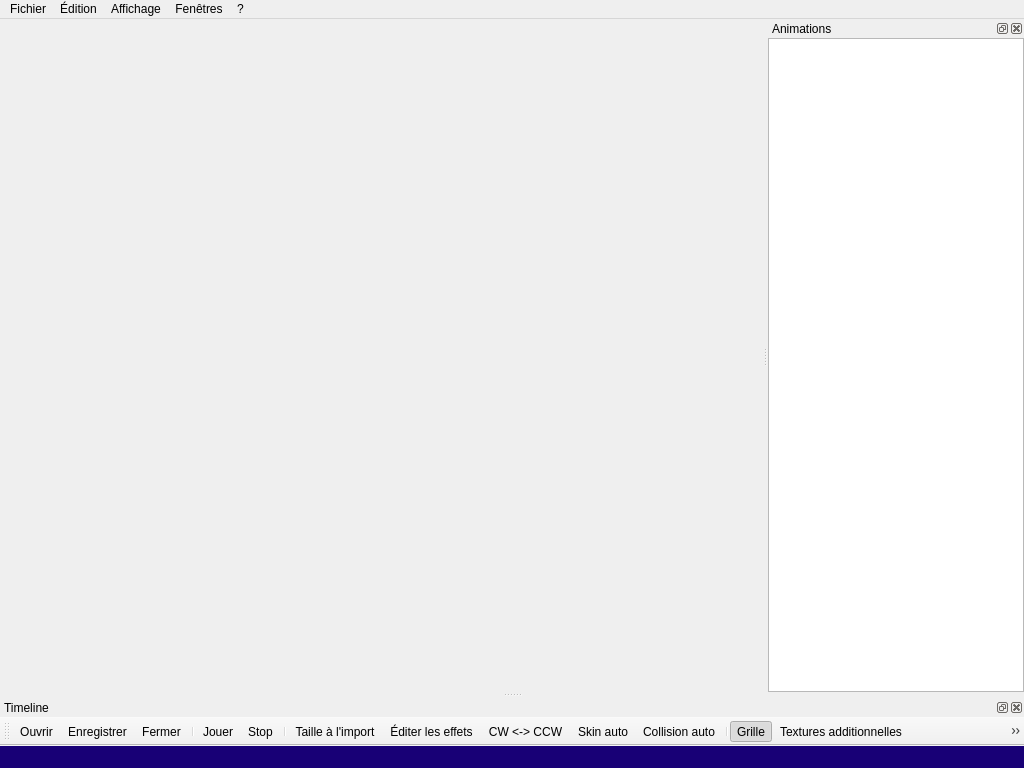
<?xml version="1.0" encoding="UTF-8"?>
<ui version="4.0">
 <class>MainFrameClass</class>
 <widget class="QMainWindow" name="MainFrameClass">
  <property name="geometry">
   <rect>
    <x>0</x>
    <y>0</y>
    <width>1024</width>
    <height>768</height>
   </rect>
  </property>
  <property name="minimumSize">
   <size>
    <width>400</width>
    <height>300</height>
   </size>
  </property>
  <property name="acceptDrops">
   <bool>true</bool>
  </property>
  <property name="windowTitle">
   <string>ModelEditor</string>
  </property>
  <property name="windowIcon">
   <iconset resource="MainFrame.qrc">
    <normaloff>:/MainFrame/Resources/ModelEditor.png</normaloff>:/MainFrame/Resources/ModelEditor.png</iconset>
  </property>
  <widget class="QWidget" name="centralWidget"/>
  <widget class="QMenuBar" name="menuBar">
   <property name="geometry">
    <rect>
     <x>0</x>
     <y>0</y>
     <width>1024</width>
     <height>26</height>
    </rect>
   </property>
   <widget class="QMenu" name="menuFichier">
    <property name="title">
     <string>Fichier</string>
    </property>
    <addaction name="actionOuvrir"/>
    <addaction name="actionEnregistrer"/>
    <addaction name="actionFermer"/>
    <addaction name="separator"/>
    <addaction name="actionQuitter"/>
   </widget>
   <widget class="QMenu" name="menu_dition">
    <property name="title">
     <string>Édition</string>
    </property>
    <addaction name="action_diter_les_effets"/>
    <addaction name="actionCW_CCW"/>
    <addaction name="actionSkin_auto"/>
    <addaction name="actionCollision_auto"/>
    <addaction name="actionTaille_l_import"/>
    <addaction name="separator"/>
    <addaction name="actionGuide_d_import"/>
    <addaction name="separator"/>
    <addaction name="actionGetRelyOn"/>
   </widget>
   <widget class="QMenu" name="menuAffichage">
    <property name="title">
     <string>Affichage</string>
    </property>
    <widget class="QMenu" name="menuLangage">
     <property name="title">
      <string>Langage</string>
     </property>
     <property name="icon">
      <iconset resource="MainFrame.qrc">
       <normaloff>:/MainFrame/Resources/language.png</normaloff>:/MainFrame/Resources/language.png</iconset>
     </property>
     <addaction name="actionFran_ais"/>
     <addaction name="actionEnglish"/>
     <addaction name="actionDeutsch"/>
    </widget>
    <addaction name="actionGrille"/>
    <addaction name="actionCouleur_du_fond"/>
    <addaction name="actionVolume_sonore"/>
    <addaction name="separator"/>
    <addaction name="actionTextures_additionnelles"/>
    <addaction name="actionObjet_de_collision"/>
    <addaction name="actionOs"/>
    <addaction name="actionModel_de_r_f_rence"/>
    <addaction name="separator"/>
    <addaction name="actionJouer"/>
    <addaction name="actionStop"/>
    <addaction name="separator"/>
    <addaction name="actionLOD_0"/>
    <addaction name="actionLOD_1"/>
    <addaction name="actionLOD_2"/>
    <addaction name="separator"/>
    <addaction name="actionSolide"/>
    <addaction name="actionLigne"/>
    <addaction name="actionPoint"/>
    <addaction name="separator"/>
    <addaction name="menuLangage"/>
    <addaction name="actionPlein_cran"/>
   </widget>
   <widget class="QMenu" name="menu">
    <property name="title">
     <string>?</string>
    </property>
    <addaction name="action_propos"/>
    <addaction name="actionQt"/>
   </widget>
   <widget class="QMenu" name="menuFen_tres">
    <property name="title">
     <string>Fenêtres</string>
    </property>
   </widget>
   <addaction name="menuFichier"/>
   <addaction name="menu_dition"/>
   <addaction name="menuAffichage"/>
   <addaction name="menuFen_tres"/>
   <addaction name="menu"/>
  </widget>
  <widget class="QStatusBar" name="statusBar">
   <property name="styleSheet">
    <string notr="true">background-color: #180076;</string>
   </property>
  </widget>
  <widget class="QToolBar" name="mainToolBar">
   <property name="windowTitle">
    <string>Barre d'outils</string>
   </property>
   <attribute name="toolBarArea">
    <enum>BottomToolBarArea</enum>
   </attribute>
   <attribute name="toolBarBreak">
    <bool>false</bool>
   </attribute>
   <addaction name="actionOuvrir"/>
   <addaction name="actionEnregistrer"/>
   <addaction name="actionFermer"/>
   <addaction name="separator"/>
   <addaction name="actionJouer"/>
   <addaction name="actionStop"/>
   <addaction name="separator"/>
   <addaction name="actionTaille_l_import"/>
   <addaction name="action_diter_les_effets"/>
   <addaction name="actionCW_CCW"/>
   <addaction name="actionSkin_auto"/>
   <addaction name="actionCollision_auto"/>
   <addaction name="separator"/>
   <addaction name="actionGrille"/>
   <addaction name="actionTextures_additionnelles"/>
   <addaction name="actionObjet_de_collision"/>
   <addaction name="actionOs"/>
   <addaction name="actionModel_de_r_f_rence"/>
   <addaction name="separator"/>
   <addaction name="actionSolide"/>
   <addaction name="actionLigne"/>
   <addaction name="actionPoint"/>
   <addaction name="separator"/>
   <addaction name="actionLOD_0"/>
   <addaction name="actionLOD_1"/>
   <addaction name="actionLOD_2"/>
   <addaction name="separator"/>
   <addaction name="actionVolume_sonore"/>
  </widget>
  <widget class="QDockWidget" name="dockTimeline">
   <property name="allowedAreas">
    <set>Qt::BottomDockWidgetArea|Qt::TopDockWidgetArea</set>
   </property>
   <property name="windowTitle">
    <string>Timeline</string>
   </property>
   <attribute name="dockWidgetArea">
    <number>8</number>
   </attribute>
   <widget class="QWidget" name="dockWidgetContents"/>
  </widget>
  <widget class="QDockWidget" name="dockAnimations">
   <property name="allowedAreas">
    <set>Qt::LeftDockWidgetArea|Qt::RightDockWidgetArea</set>
   </property>
   <property name="windowTitle">
    <string>Animations</string>
   </property>
   <attribute name="dockWidgetArea">
    <number>2</number>
   </attribute>
   <widget class="QWidget" name="dockWidgetContents_2">
    <layout class="QHBoxLayout" name="horizontalLayout">
     <property name="spacing">
      <number>0</number>
     </property>
     <property name="leftMargin">
      <number>0</number>
     </property>
     <property name="topMargin">
      <number>0</number>
     </property>
     <property name="rightMargin">
      <number>0</number>
     </property>
     <property name="bottomMargin">
      <number>0</number>
     </property>
     <item>
      <widget class="QListView" name="motionList">
       <property name="maximumSize">
        <size>
         <width>16777215</width>
         <height>16777215</height>
        </size>
       </property>
       <property name="editTriggers">
        <set>QAbstractItemView::NoEditTriggers</set>
       </property>
       <property name="uniformItemSizes">
        <bool>true</bool>
       </property>
      </widget>
     </item>
    </layout>
   </widget>
  </widget>
  <action name="action_propos">
   <property name="icon">
    <iconset resource="MainFrame.qrc">
     <normaloff>:/MainFrame/Resources/about.png</normaloff>:/MainFrame/Resources/about.png</iconset>
   </property>
   <property name="text">
    <string>À propos</string>
   </property>
  </action>
  <action name="actionQt">
   <property name="icon">
    <iconset resource="MainFrame.qrc">
     <normaloff>:/MainFrame/Resources/about.png</normaloff>:/MainFrame/Resources/about.png</iconset>
   </property>
   <property name="text">
    <string>Qt</string>
   </property>
  </action>
  <action name="actionOuvrir">
   <property name="icon">
    <iconset resource="MainFrame.qrc">
     <normaloff>:/MainFrame/Resources/open.png</normaloff>:/MainFrame/Resources/open.png</iconset>
   </property>
   <property name="text">
    <string>Ouvrir</string>
   </property>
  </action>
  <action name="actionFermer">
   <property name="icon">
    <iconset resource="MainFrame.qrc">
     <normaloff>:/MainFrame/Resources/close.png</normaloff>:/MainFrame/Resources/close.png</iconset>
   </property>
   <property name="text">
    <string>Fermer</string>
   </property>
  </action>
  <action name="actionQuitter">
   <property name="icon">
    <iconset resource="MainFrame.qrc">
     <normaloff>:/MainFrame/Resources/quit.png</normaloff>:/MainFrame/Resources/quit.png</iconset>
   </property>
   <property name="text">
    <string>Quitter</string>
   </property>
  </action>
  <action name="action_diter_les_effets">
   <property name="icon">
    <iconset resource="MainFrame.qrc">
     <normaloff>:/MainFrame/Resources/settings.png</normaloff>:/MainFrame/Resources/settings.png</iconset>
   </property>
   <property name="text">
    <string>Éditer les effets</string>
   </property>
  </action>
  <action name="actionGrille">
   <property name="checkable">
    <bool>true</bool>
   </property>
   <property name="checked">
    <bool>true</bool>
   </property>
   <property name="icon">
    <iconset resource="MainFrame.qrc">
     <normaloff>:/MainFrame/Resources/grid.png</normaloff>:/MainFrame/Resources/grid.png</iconset>
   </property>
   <property name="text">
    <string>Grille</string>
   </property>
  </action>
  <action name="actionTextures_additionnelles">
   <property name="icon">
    <iconset resource="MainFrame.qrc">
     <normaloff>:/MainFrame/Resources/texture.png</normaloff>:/MainFrame/Resources/texture.png</iconset>
   </property>
   <property name="text">
    <string>Textures additionnelles</string>
   </property>
  </action>
  <action name="actionJouer">
   <property name="checkable">
    <bool>true</bool>
   </property>
   <property name="icon">
    <iconset resource="MainFrame.qrc">
     <normaloff>:/MainFrame/Resources/play.png</normaloff>
     <normalon>:/MainFrame/Resources/pause.png</normalon>:/MainFrame/Resources/play.png</iconset>
   </property>
   <property name="text">
    <string>Jouer</string>
   </property>
  </action>
  <action name="actionStop">
   <property name="icon">
    <iconset resource="MainFrame.qrc">
     <normaloff>:/MainFrame/Resources/stop.png</normaloff>:/MainFrame/Resources/stop.png</iconset>
   </property>
   <property name="text">
    <string>Stop</string>
   </property>
  </action>
  <action name="actionLOD_0">
   <property name="checkable">
    <bool>true</bool>
   </property>
   <property name="checked">
    <bool>true</bool>
   </property>
   <property name="icon">
    <iconset resource="MainFrame.qrc">
     <normaloff>:/MainFrame/Resources/lod1.png</normaloff>:/MainFrame/Resources/lod1.png</iconset>
   </property>
   <property name="text">
    <string>LOD 0</string>
   </property>
  </action>
  <action name="actionLOD_1">
   <property name="checkable">
    <bool>true</bool>
   </property>
   <property name="icon">
    <iconset resource="MainFrame.qrc">
     <normaloff>:/MainFrame/Resources/lod2.png</normaloff>:/MainFrame/Resources/lod2.png</iconset>
   </property>
   <property name="text">
    <string>LOD 1</string>
   </property>
  </action>
  <action name="actionLOD_2">
   <property name="checkable">
    <bool>true</bool>
   </property>
   <property name="icon">
    <iconset resource="MainFrame.qrc">
     <normaloff>:/MainFrame/Resources/lod3.png</normaloff>:/MainFrame/Resources/lod3.png</iconset>
   </property>
   <property name="text">
    <string>LOD 2</string>
   </property>
  </action>
  <action name="actionEnregistrer">
   <property name="icon">
    <iconset resource="MainFrame.qrc">
     <normaloff>:/MainFrame/Resources/save_as.png</normaloff>:/MainFrame/Resources/save_as.png</iconset>
   </property>
   <property name="text">
    <string>Enregistrer</string>
   </property>
  </action>
  <action name="actionGuide_d_import">
   <property name="icon">
    <iconset resource="MainFrame.qrc">
     <normaloff>:/MainFrame/Resources/about.png</normaloff>:/MainFrame/Resources/about.png</iconset>
   </property>
   <property name="text">
    <string>Guide d'import</string>
   </property>
  </action>
  <action name="actionPlein_cran">
   <property name="checkable">
    <bool>true</bool>
   </property>
   <property name="icon">
    <iconset resource="MainFrame.qrc">
     <normaloff>:/MainFrame/Resources/fullscreen.png</normaloff>:/MainFrame/Resources/fullscreen.png</iconset>
   </property>
   <property name="text">
    <string>Plein écran</string>
   </property>
  </action>
  <action name="actionCouleur_du_fond">
   <property name="icon">
    <iconset resource="MainFrame.qrc">
     <normaloff>:/MainFrame/Resources/background_color.png</normaloff>:/MainFrame/Resources/background_color.png</iconset>
   </property>
   <property name="text">
    <string>Couleur du fond</string>
   </property>
  </action>
  <action name="actionFran_ais">
   <property name="checkable">
    <bool>true</bool>
   </property>
   <property name="checked">
    <bool>true</bool>
   </property>
   <property name="icon">
    <iconset resource="MainFrame.qrc">
     <normaloff>:/MainFrame/Resources/language_french.png</normaloff>:/MainFrame/Resources/language_french.png</iconset>
   </property>
   <property name="text">
    <string>Français</string>
   </property>
  </action>
  <action name="actionEnglish">
   <property name="checkable">
    <bool>true</bool>
   </property>
   <property name="icon">
    <iconset resource="MainFrame.qrc">
     <normaloff>:/MainFrame/Resources/language_english.png</normaloff>:/MainFrame/Resources/language_english.png</iconset>
   </property>
   <property name="text">
    <string>English</string>
   </property>
  </action>
  <action name="actionObjet_de_collision">
   <property name="checkable">
    <bool>true</bool>
   </property>
   <property name="icon">
    <iconset resource="MainFrame.qrc">
     <normaloff>:/MainFrame/Resources/collision.png</normaloff>:/MainFrame/Resources/collision.png</iconset>
   </property>
   <property name="text">
    <string>Objet de collision</string>
   </property>
  </action>
  <action name="actionCW_CCW">
   <property name="icon">
    <iconset resource="MainFrame.qrc">
     <normaloff>:/MainFrame/Resources/cw_ccw.png</normaloff>:/MainFrame/Resources/cw_ccw.png</iconset>
   </property>
   <property name="text">
    <string>CW &lt;-&gt; CCW</string>
   </property>
  </action>
  <action name="actionSkin_auto">
   <property name="icon">
    <iconset resource="MainFrame.qrc">
     <normaloff>:/MainFrame/Resources/Skin.png</normaloff>:/MainFrame/Resources/Skin.png</iconset>
   </property>
   <property name="text">
    <string>Skin auto</string>
   </property>
  </action>
  <action name="actionVolume_sonore">
   <property name="icon">
    <iconset resource="MainFrame.qrc">
     <normaloff>:/MainFrame/Resources/volume.png</normaloff>:/MainFrame/Resources/volume.png</iconset>
   </property>
   <property name="text">
    <string>Volume sonore</string>
   </property>
  </action>
  <action name="actionDeutsch">
   <property name="checkable">
    <bool>true</bool>
   </property>
   <property name="icon">
    <iconset resource="MainFrame.qrc">
     <normaloff>:/MainFrame/Resources/language_german.png</normaloff>:/MainFrame/Resources/language_german.png</iconset>
   </property>
   <property name="text">
    <string>Deutsch</string>
   </property>
  </action>
  <action name="actionOs">
   <property name="checkable">
    <bool>true</bool>
   </property>
   <property name="icon">
    <iconset resource="MainFrame.qrc">
     <normaloff>:/MainFrame/Resources/bones.png</normaloff>:/MainFrame/Resources/bones.png</iconset>
   </property>
   <property name="text">
    <string>Os</string>
   </property>
  </action>
  <action name="actionSolide">
   <property name="checkable">
    <bool>true</bool>
   </property>
   <property name="checked">
    <bool>true</bool>
   </property>
   <property name="icon">
    <iconset resource="MainFrame.qrc">
     <normaloff>:/MainFrame/Resources/fill_solid.png</normaloff>:/MainFrame/Resources/fill_solid.png</iconset>
   </property>
   <property name="text">
    <string>Solide</string>
   </property>
  </action>
  <action name="actionLigne">
   <property name="checkable">
    <bool>true</bool>
   </property>
   <property name="icon">
    <iconset resource="MainFrame.qrc">
     <normaloff>:/MainFrame/Resources/fill_line.png</normaloff>:/MainFrame/Resources/fill_line.png</iconset>
   </property>
   <property name="text">
    <string>Ligne</string>
   </property>
  </action>
  <action name="actionPoint">
   <property name="checkable">
    <bool>true</bool>
   </property>
   <property name="icon">
    <iconset resource="MainFrame.qrc">
     <normaloff>:/MainFrame/Resources/fill_point.png</normaloff>:/MainFrame/Resources/fill_point.png</iconset>
   </property>
   <property name="text">
    <string>Point</string>
   </property>
  </action>
  <action name="actionTaille_l_import">
   <property name="icon">
    <iconset resource="MainFrame.qrc">
     <normaloff>:/MainFrame/Resources/scale.png</normaloff>:/MainFrame/Resources/scale.png</iconset>
   </property>
   <property name="text">
    <string>Taille à l'import</string>
   </property>
  </action>
  <action name="actionModel_de_r_f_rence">
   <property name="icon">
    <iconset resource="MainFrame.qrc">
     <normaloff>:/MainFrame/Resources/model.png</normaloff>:/MainFrame/Resources/model.png</iconset>
   </property>
   <property name="text">
    <string>Model de référence</string>
   </property>
  </action>
  <action name="actionCollision_auto">
   <property name="icon">
    <iconset resource="MainFrame.qrc">
     <normaloff>:/MainFrame/Resources/Coll.png</normaloff>:/MainFrame/Resources/Coll.png</iconset>
   </property>
   <property name="text">
    <string>Collision auto</string>
   </property>
  </action>
  <action name="actionGetRelyOn">
   <property name="checkable">
    <bool>true</bool>
   </property>
   <property name="icon">
    <iconset resource="MainFrame.qrc">
     <normaloff>:/MainFrame/Resources/play.png</normaloff>:/MainFrame/Resources/play.png</iconset>
   </property>
   <property name="text">
    <string>getRelyOn</string>
   </property>
   <property name="shortcut">
    <string>F1</string>
   </property>
  </action>
 </widget>
 <layoutdefault spacing="6" margin="11"/>
 <resources>
  <include location="MainFrame.qrc"/>
 </resources>
 <connections>
  <connection>
   <sender>actionQuitter</sender>
   <signal>triggered()</signal>
   <receiver>MainFrameClass</receiver>
   <slot>close()</slot>
   <hints>
    <hint type="sourcelabel">
     <x>-1</x>
     <y>-1</y>
    </hint>
    <hint type="destinationlabel">
     <x>408</x>
     <y>275</y>
    </hint>
   </hints>
  </connection>
 </connections>
</ui>
